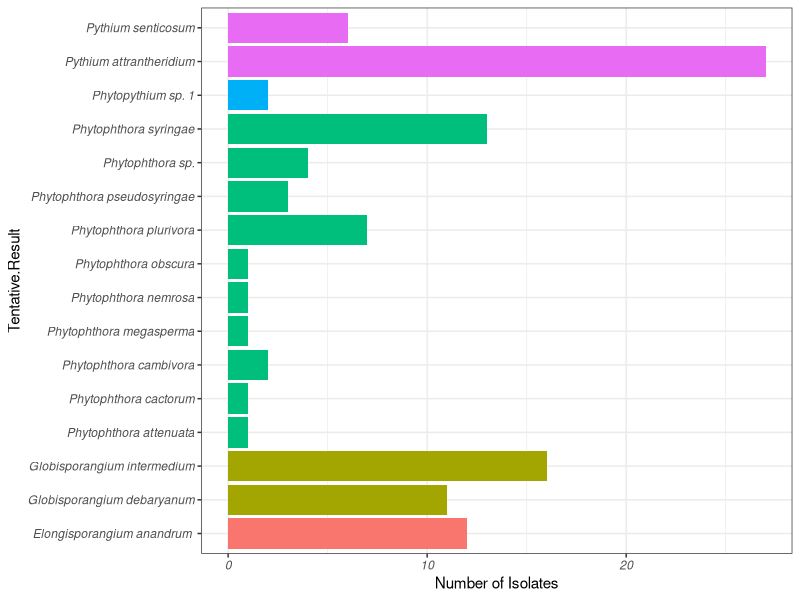
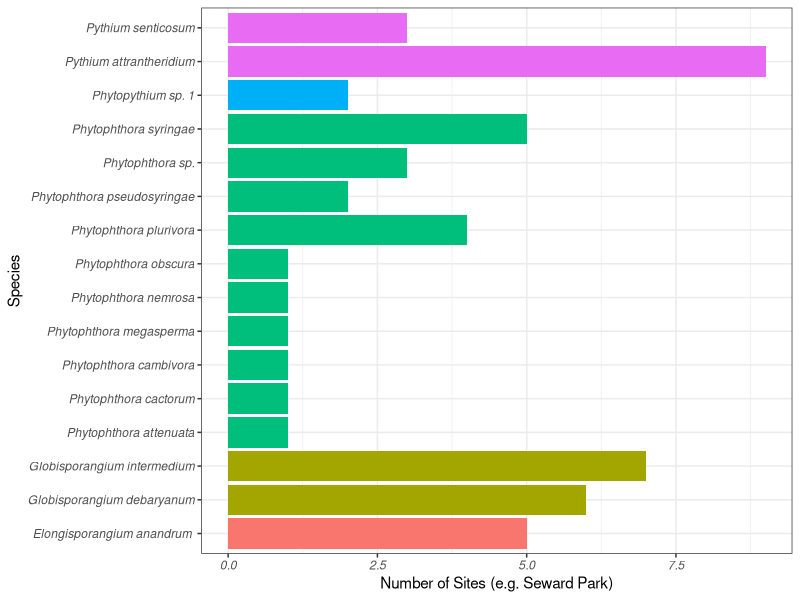
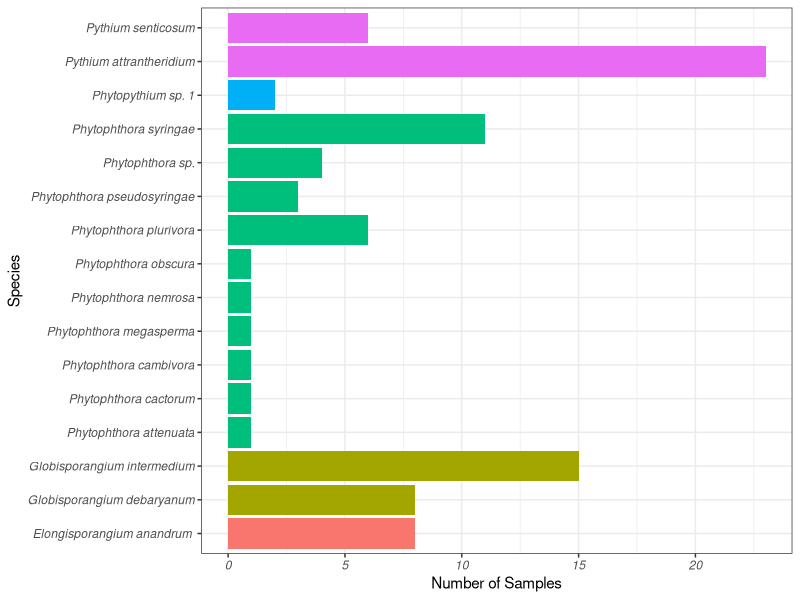
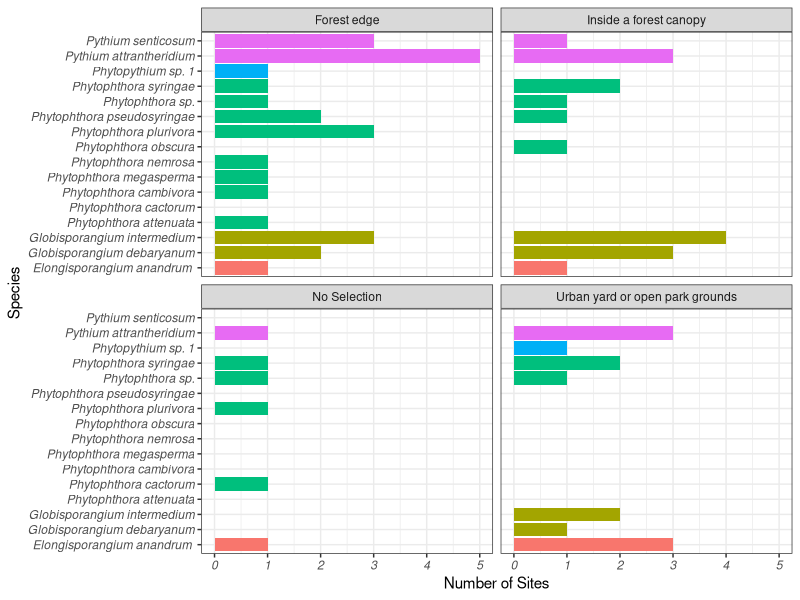
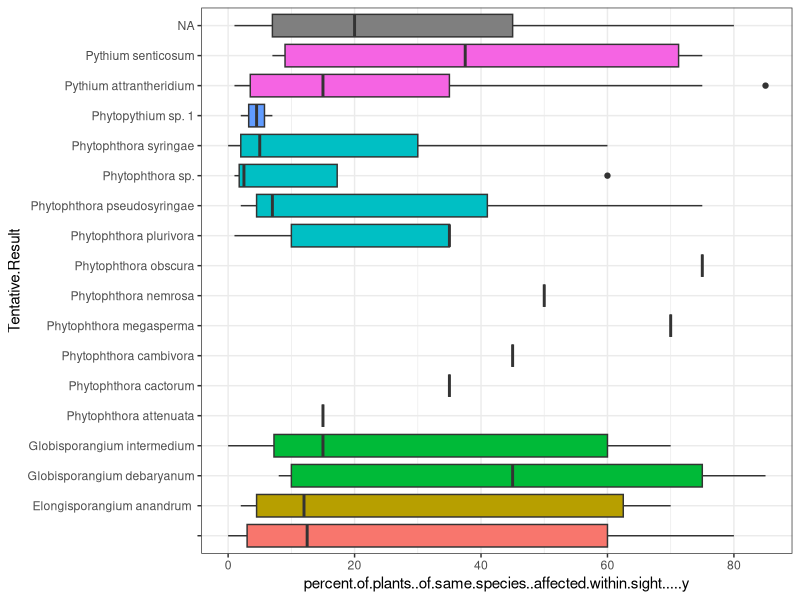
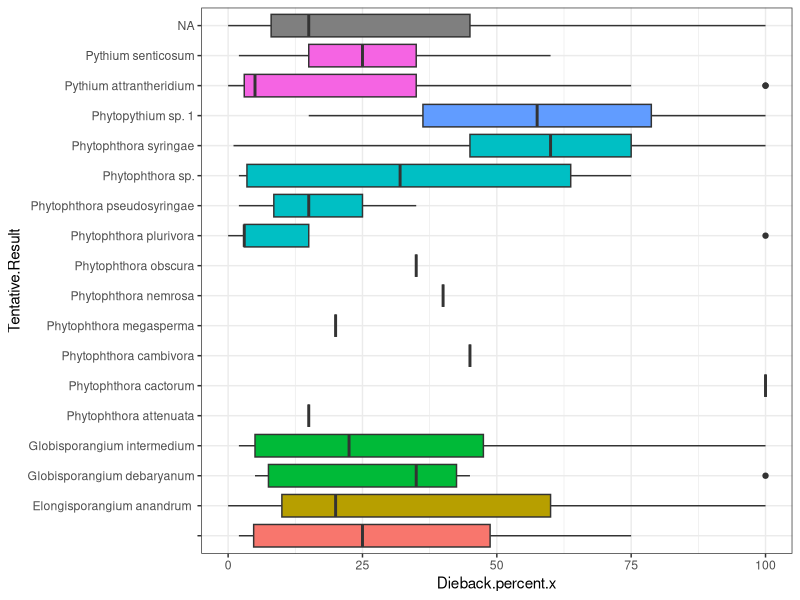

Reproduce these figures in R, in order.
## ---- chunk 1
knitr::opts_chunk$set(echo = TRUE)
## ---- chunk 2
library(tidyverse)
library(kableExtra)
## ---- chunk 3
setwd("~/Library/Mobile Documents/com~apple~CloudDocs/Core/Server Files/swordfern")
data <- read.csv("./data/lab/combined.results.csv")
## ---- chunk 4
data <- rename(data,Tentative.Result = Tentative.Results..Internal.NCBI.Oomcycete.including.voucher.blast..x)
## ---- chunk 5
data <- data %>% filter(common_name.x=="western sword fern")
## ---- chunk 6
data$Tentative.Result[data$Tentative.Result=="Phytophthora europaea or abietivora?"] <- "Phytophthora sp."
data$Tentative.Result[data$Tentative.Result=="Phytophthora flexuosa?"] <- "Phytophthora sp."
## ---- chunk 7
data$Project <- as.factor(data$Project)
data$place_guess.x <- as.factor(data$place_guess.x)
data$Oomycete.x <- as.factor(data$Oomycete.x)
## ---- chunk 8
field.baits <- data %>% filter(Project=="Swordfern Soil Bait Isolates")
## ---- chunk 9
roots <- data %>% filter(Project=="Swordfern Roots")
## ---- chunk 10
ggplot(field.baits[field.baits$Tentative.Result!="" & !is.na(field.baits$Tentative.Result),],aes(Tentative.Result,fill=Genus.x)) +geom_histogram(stat="count")+coord_flip() +theme_bw() +guides(fill="none") +theme(axis.text = element_text(face = "italic")) + labs(y="Number of Isolates")
## ---- chunk 11
levels(field.baits$Oomycete)
## ---- chunk 12
sample.summary <- field.baits %>% summarize(n.sites = n_distinct(place_guess.x,na.rm=TRUE),n.samples=n_distinct(Sample),n.isolates=n(),n.oomycete.isolates=sum(Oomycete.x=="Oomycete",na.rm=TRUE),n.oomycete.spec=n_distinct(Tentative.Result),n.Phytoph.isolates=sum(Genus.x=="Phytophthora",na.rm=TRUE),n.Phytoph.spec=n_distinct(Tentative.Result[Genus.x=="Phytophthora" & !is.na(Tentative.Result)]),Phytoph.spp=paste(unique(Tentative.Result[Genus.x=="Phytophthora" & !is.na(Tentative.Result)]),collapse=", "))

kable(sample.summary,digits = 2) %>% kable_material(c("striped", "hover","condensed")) %>% kable_styling(full_width = F) %>% scroll_box(height = "400px")
## ---- chunk 13
Phytophthora.summary <- field.baits %>% filter(Genus.x=="Phytophthora") %>% summarize(n.sites = n_distinct(place_guess.x,na.rm=TRUE),n.samples=n_distinct(Sample),n.isolates=n(),n.oomycete.isolates=sum(Oomycete.x=="Oomycete",na.rm=TRUE),n.oomycete.spec=n_distinct(Tentative.Result),n.Phytoph.isolates=sum(Genus.x=="Phytophthora",na.rm=TRUE),n.Phytoph.spec=n_distinct(Tentative.Result[Genus.x=="Phytophthora" & !is.na(Tentative.Result)]),Phytoph.spp=paste(unique(Tentative.Result[Genus.x=="Phytophthora" & !is.na(Tentative.Result)]),collapse=", "))

kable(Phytophthora.summary,digits = 2) %>% kable_material(c("striped", "hover","condensed")) %>% kable_styling(full_width = F) %>% scroll_box(height = "400px")
## ---- chunk 14
site.summary <- field.baits %>% group_by(place_guess.x) %>% summarize(n.samples=n_distinct(Sample),n.isolates=n(),n.oomycete.isolates=sum(Oomycete.x=="Oomycete",na.rm=TRUE),n.oomycete.spec=n_distinct(Tentative.Result),n.Phytoph.isolates=sum(Genus.x=="Phytophthora",na.rm=TRUE),n.Phytoph.spec=n_distinct(Tentative.Result[Genus.x=="Phytophthora" & !is.na(Tentative.Result)]),Phytoph.spp=paste(unique(Tentative.Result[Genus.x=="Phytophthora" & !is.na(Tentative.Result)]),collapse=", "))
kable(site.summary,digits = 2) %>% kable_material(c("striped", "hover","condensed")) %>% kable_styling(full_width = F) %>% scroll_box(height = "400px")
## ---- chunk 15
species.summary <- field.baits %>% filter(!is.na(Tentative.Result) & Tentative.Result!="") %>% group_by(Tentative.Result) %>% summarize(n.sites = n_distinct(place_guess.x,na.rm=TRUE),n.samples = n_distinct(Sample,na.rm=TRUE),n.isolates=n(),Genus.x=paste(unique(Genus.x))) 
species.summary
## ---- chunk 16
ggplot(species.summary,aes(Tentative.Result,n.sites,fill=Genus.x)) +geom_col() +theme_bw() +coord_flip() + guides(fill=FALSE) +theme(axis.text = element_text(face = "italic")) +labs(x="Species",y="Number of Sites (e.g. Seward Park)")
## ---- chunk 17
ggplot(species.summary,aes(Tentative.Result,n.samples,fill=Genus.x)) +geom_col() +theme_bw() +coord_flip() + guides(fill=FALSE) +theme(axis.text = element_text(face = "italic")) +labs(x="Species",y="Number of Samples")
## ---- chunk 18

## ---- chunk 19
species.summary <- field.baits %>% filter(!is.na(Tentative.Result) & Tentative.Result!="") %>% group_by(site.location.description.x,Tentative.Result) %>% summarize(n.sites = n_distinct(place_guess.x,na.rm=TRUE),n.samples = n_distinct(Sample,na.rm=TRUE),n.isolates=n(),Genus.x=paste(unique(Genus.x))) 
species.summary
## ---- chunk 20
ggplot(species.summary,aes(Tentative.Result,n.sites,fill=Genus.x)) +geom_col() +facet_wrap(~site.location.description.x) +theme_bw() +coord_flip() + guides(fill=FALSE) +theme(axis.text = element_text(face = "italic")) +labs(x="Species",y="Number of Sites")
## ---- chunk 21
names(field.baits)
str(field.baits$percent.of.plants..of.same.species..affected.within.sight.....y)
## ---- chunk 22
ggplot(field.baits,aes(Tentative.Result,percent.of.plants..of.same.species..affected.within.sight.....y ,fill=Genus.x)) +geom_boxplot()+coord_flip()+theme_bw()+guides(fill="none")
## ---- chunk 23
ggplot(field.baits,aes(Tentative.Result,Dieback.percent.x,fill=Genus.x)) +geom_boxplot()+coord_flip()+theme_bw()+guides(fill="none")
